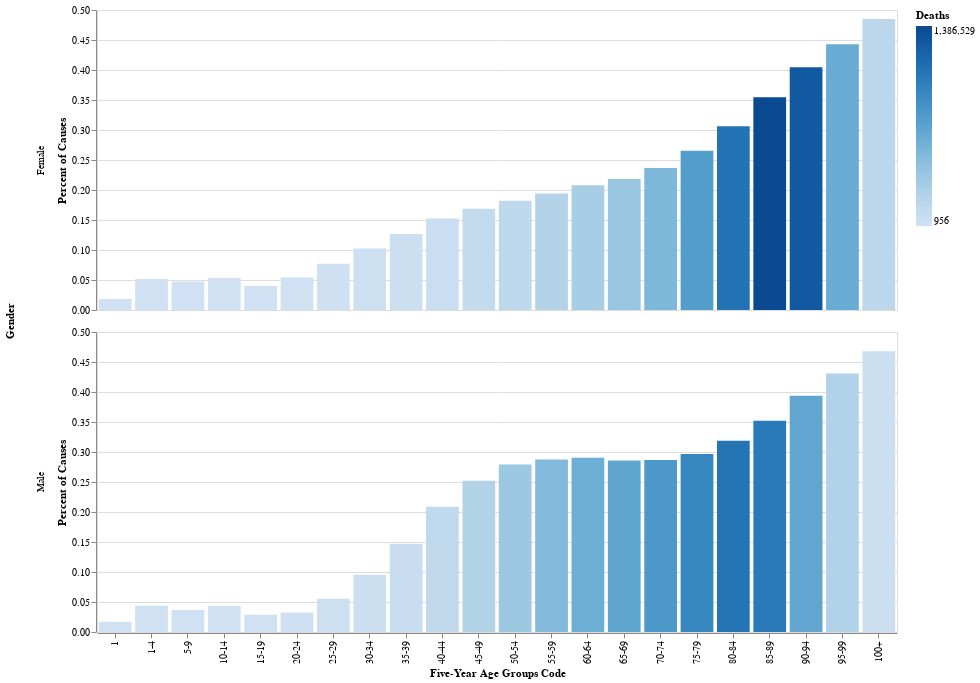

Here is the notebook cell this chart was saved with:
### Code cell
alt.Chart(cvd_rates).mark_bar(tooltip=True).encode(
    x=alt.X('Five-Year Age Groups Code', sort=age_order),
    y='Percent of Causes',
    color=alt.Color('Deaths'),
    row='Gender'
).properties(
    width=800
)

### Figure 1 — Vega-Lite specification as saved in the notebook (floating-point values rounded to 4 significant figures)
{"config": {"view": {"continuousWidth": 300, "continuousHeight": 300}}, "data": {"name": "data-060e9e6039787227364d926bf073913f"}, "mark": {"type": "bar", "tooltip": true}, "encoding": {"color": {"field": "Deaths", "type": "quantitative"}, "row": {"field": "Gender", "type": "nominal"}, "x": {"field": "Five-Year Age Groups Code", "sort": ["1", "1-4", "5-9", "10-14", "15-19", "20-24", "25-29", "30-34", "35-39", "40-44", "45-49", "50-54", "55-59", "60-64", "65-69", "70-74", "75-79", "80-84", "85-89", "90-94", "95-99", "100+"], "type": "nominal"}, "y": {"field": "Percent of Causes", "type": "quantitative"}}, "width": 800, "$schema": "https://vega.github.io/schema/vega-lite/v5.17.0.json", "datasets": {"data-060e9e6039787227364d926bf073913f": [{"Notes": NaN, "ICD-10 113 Cause List": "#Diseases of heart (I00-I09,I11,I13,I20-I51)", "ICD-10 113 Cause List Code": "GR113-054", "Five-Year Age Groups": "< 1 year", "Five-Year Age Groups Code": "1", "Gender": "Female", "Gender Code": "F", "Deaths": 3716.0, "Population": 42480000.0, "Crude Rate": 8.7, "Crude Rate Lower 95% Confidence Interval": 8.5, "Crude Rate Upper 95% Confidence Interval": 9.0, "Crude Rate Standard Error": 0.1, "All-Cause Deaths": 202600.0, "Percent of Causes": 0.01834}, {"Notes": NaN, "ICD-10 113 Cause List": "#Diseases of heart (I00-I09,I11,I13,I20-I51)", "ICD-10 113 Cause List Code": "GR113-054", "Five-Year Age Groups": "< 1 year", "Five-Year Age Groups Code": "1", "Gender": "Male", "Gender Code": "M", "Deaths": 4337.0, "Population": 44440000.0, "Crude Rate": 9.8, "Crude Rate Lower 95% Confidence Interval": 9.5, "Crude Rate Upper 95% Confidence Interval": 10.1, "Crude Rate Standard Error": 0.1, "All-Cause Deaths": 251800.0, "Percent of Causes": 0.01723}, {"Notes": NaN, "ICD-10 113 Cause List": "#Diseases of heart (I00-I09,I11,I13,I20-I51)", "ICD-10 113 Cause List Code": "GR113-054", "Five-Year Age Groups": "1-4 years", "Five-Year Age Groups Code": "1-4", "Gender": "Female", "Gender Code": "F", "Deaths": 1651.0, "Population": 170400000.0, "Crude Rate": 1.0, "Crude Rate Lower 95% Confidence Interval": 0.9, "Crude Rate Upper 95% Confidence Interval": 1.0, "Crude Rate Standard Error": 0.0, "All-Cause Deaths": 31840.0, "Percent of Causes": 0.05185}, {"Notes": NaN, "ICD-10 113 Cause List": "#Diseases of heart (I00-I09,I11,I13,I20-I51)", "ICD-10 113 Cause List Code": "GR113-054", "Five-Year Age Groups": "1-4 years", "Five-Year Age Groups Code": "1-4", "Gender": "Male", "Gender Code": "M", "Deaths": 1849.0, "Population": 178100000.0, "Crude Rate": 1.0, "Crude Rate Lower 95% Confidence Interval": 1.0, "Crude Rate Upper 95% Confidence Interval": 1.1, "Crude Rate Standard Error": 0.0, "All-Cause Deaths": 42220.0, "Percent of Causes": 0.04379}, {"Notes": NaN, "ICD-10 113 Cause List": "#Diseases of heart (I00-I09,I11,I13,I20-I51)", "ICD-10 113 Cause List Code": "GR113-054", "Five-Year Age Groups": "5-9 years", "Five-Year Age Groups Code": "5-9", "Gender": "Female", "Gender Code": "F", "Deaths": 956.0, "Population": 216600000.0, "Crude Rate": 0.4, "Crude Rate Lower 95% Confidence Interval": 0.4, "Crude Rate Upper 95% Confidence Interval": 0.5, "Crude Rate Standard Error": 0.0, "All-Cause Deaths": 20210.0, "Percent of Causes": 0.04731}, {"Notes": NaN, "ICD-10 113 Cause List": "#Diseases of heart (I00-I09,I11,I13,I20-I51)", "ICD-10 113 Cause List Code": "GR113-054", "Five-Year Age Groups": "5-9 years", "Five-Year Age Groups Code": "5-9", "Gender": "Male", "Gender Code": "M", "Deaths": 964.0, "Population": 226500000.0, "Crude Rate": 0.4, "Crude Rate Lower 95% Confidence Interval": 0.4, "Crude Rate Upper 95% Confidence Interval": 0.5, "Crude Rate Standard Error": 0.0, "All-Cause Deaths": 26360.0, "Percent of Causes": 0.03657}, {"Notes": NaN, "ICD-10 113 Cause List": "#Diseases of heart (I00-I09,I11,I13,I20-I51)", "ICD-10 113 Cause List Code": "GR113-054", "Five-Year Age Groups": "10-14 years", "Five-Year Age Groups Code": "10-14", "Gender": "Female", "Gender Code": "F", "Deaths": 1262.0, "Population": 223800000.0, "Crude Rate": 0.6, "Crude Rate Lower 95% Confidence Interval": 0.5, "Crude Rate Upper 95% Confidence Interval": 0.6, "Crude Rate Standard Error": 0.0, "All-Cause Deaths": 23650.0, "Percent of Causes": 0.05335}, {"Notes": NaN, "ICD-10 113 Cause List": "#Diseases of heart (I00-I09,I11,I13,I20-I51)", "ICD-10 113 Cause List Code": "GR113-054", "Five-Year Age Groups": "10-14 years", "Five-Year Age Groups Code": "10-14", "Gender": "Male", "Gender Code": "M", "Deaths": 1612.0, "Population": 234300000.0, "Crude Rate": 0.7, "Crude Rate Lower 95% Confidence Interval": 0.7, "Crude Rate Upper 95% Confidence Interval": 0.7, "Crude Rate Standard Error": 0.0, "All-Cause Deaths": 37170.0, "Percent of Causes": 0.04337}, {"Notes": NaN, "ICD-10 113 Cause List": "#Diseases of heart (I00-I09,I11,I13,I20-I51)", "ICD-10 113 Cause List Code": "GR113-054", "Five-Year Age Groups": "15-19 years", "Five-Year Age Groups Code": "15-19", "Gender": "Female", "Gender Code": "F", "Deaths": 2579.0, "Population": 227300000.0, "Crude Rate": 1.1, "Crude Rate Lower 95% Confidence Interval": 1.1, "Crude Rate Upper 95% Confidence Interval": 1.2, "Crude Rate Standard Error": 0.0, "All-Cause Deaths": 64420.0, "Percent of Causes": 0.04003}, {"Notes": NaN, "ICD-10 113 Cause List": "#Diseases of heart (I00-I09,I11,I13,I20-I51)", "ICD-10 113 Cause List Code": "GR113-054", "Five-Year Age Groups": "15-19 years", "Five-Year Age Groups Code": "15-19", "Gender": "Male", "Gender Code": "M", "Deaths": 4913.0, "Population": 239500000.0, "Crude Rate": 2.1, "Crude Rate Lower 95% Confidence Interval": 2.0, "Crude Rate Upper 95% Confidence Interval": 2.1, "Crude Rate Standard Error": 0.0, "All-Cause Deaths": 171300.0, "Percent of Causes": 0.02867}, {"Notes": NaN, "ICD-10 113 Cause List": "#Diseases of heart (I00-I09,I11,I13,I20-I51)", "ICD-10 113 Cause List Code": "GR113-054", "Five-Year Age Groups": "20-24 years", "Five-Year Age Groups Code": "20-24", "Gender": "Female", "Gender Code": "F", "Deaths": 4932.0, "Population": 229100000.0, "Crude Rate": 2.2, "Crude Rate Lower 95% Confidence Interval": 2.1, "Crude Rate Upper 95% Confidence Interval": 2.2, "Crude Rate Standard Error": 0.0, "All-Cause Deaths": 91340.0, "Percent of Causes": 0.05399}, {"Notes": NaN, "ICD-10 113 Cause List": "#Diseases of heart (I00-I09,I11,I13,I20-I51)", "ICD-10 113 Cause List Code": "GR113-054", "Five-Year Age Groups": "20-24 years", "Five-Year Age Groups Code": "20-24", "Gender": "Male", "Gender Code": "M", "Deaths": 9629.0, "Population": 240000000.0, "Crude Rate": 4.0, "Crude Rate Lower 95% Confidence Interval": 3.9, "Crude Rate Upper 95% Confidence Interval": 4.1, "Crude Rate Standard Error": 0.0, "All-Cause Deaths": 296800.0, "Percent of Causes": 0.03244}, {"Notes": NaN, "ICD-10 113 Cause List": "#Diseases of heart (I00-I09,I11,I13,I20-I51)", "ICD-10 113 Cause List Code": "GR113-054", "Five-Year Age Groups": "25-29 years", "Five-Year Age Groups Code": "25-29", "Gender": "Female", "Gender Code": "F", "Deaths": 8718.0, "Population": 228600000.0, "Crude Rate": 3.8, "Crude Rate Lower 95% Confidence Interval": 3.7, "Crude Rate Upper 95% Confidence Interval": 3.9, "Crude Rate Standard Error": 0.0, "All-Cause Deaths": 113100.0, "Percent of Causes": 0.07709}, {"Notes": NaN, "ICD-10 113 Cause List": "#Diseases of heart (I00-I09,I11,I13,I20-I51)", "ICD-10 113 Cause List Code": "GR113-054", "Five-Year Age Groups": "25-29 years", "Five-Year Age Groups Code": "25-29", "Gender": "Male", "Gender Code": "M", "Deaths": 17170.0, "Population": 234300000.0, "Crude Rate": 7.3, "Crude Rate Lower 95% Confidence Interval": 7.2, "Crude Rate Upper 95% Confidence Interval": 7.4, "Crude Rate Standard Error": 0.1, "All-Cause Deaths": 309500.0, "Percent of Causes": 0.05548}, {"Notes": NaN, "ICD-10 113 Cause List": "#Diseases of heart (I00-I09,I11,I13,I20-I51)", "ICD-10 113 Cause List Code": "GR113-054", "Five-Year Age Groups": "30-34 years", "Five-Year Age Groups Code": "30-34", "Gender": "Female", "Gender Code": "F", "Deaths": 15390.0, "Population": 227300000.0, "Crude Rate": 6.8, "Crude Rate Lower 95% Confidence Interval": 6.7, "Crude Rate Upper 95% Confidence Interval": 6.9, "Crude Rate Standard Error": 0.1, "All-Cause Deaths": 150400.0, "Percent of Causes": 0.1023}, {"Notes": NaN, "ICD-10 113 Cause List": "#Diseases of heart (I00-I09,I11,I13,I20-I51)", "ICD-10 113 Cause List Code": "GR113-054", "Five-Year Age Groups": "30-34 years", "Five-Year Age Groups Code": "30-34", "Gender": "Male", "Gender Code": "M", "Deaths": 31730.0, "Population": 229900000.0, "Crude Rate": 13.8, "Crude Rate Lower 95% Confidence Interval": 13.7, "Crude Rate Upper 95% Confidence Interval": 14.0, "Crude Rate Standard Error": 0.1, "All-Cause Deaths": 332800.0, "Percent of Causes": 0.09532}, {"Notes": NaN, "ICD-10 113 Cause List": "#Diseases of heart (I00-I09,I11,I13,I20-I51)", "ICD-10 113 Cause List Code": "GR113-054", "Five-Year Age Groups": "35-39 years", "Five-Year Age Groups Code": "35-39", "Gender": "Female", "Gender Code": "F", "Deaths": 27570.0, "Population": 231400000.0, "Crude Rate": 11.9, "Crude Rate Lower 95% Confidence Interval": 11.8, "Crude Rate Upper 95% Confidence Interval": 12.1, "Crude Rate Standard Error": 0.1, "All-Cause Deaths": 217900.0, "Percent of Causes": 0.1265}, {"Notes": NaN, "ICD-10 113 Cause List": "#Diseases of heart (I00-I09,I11,I13,I20-I51)", "ICD-10 113 Cause List Code": "GR113-054", "Five-Year Age Groups": "35-39 years", "Five-Year Age Groups Code": "35-39", "Gender": "Male", "Gender Code": "M", "Deaths": 60020.0, "Population": 230600000.0, "Crude Rate": 26.0, "Crude Rate Lower 95% Confidence Interval": 25.8, "Crude Rate Upper 95% Confidence Interval": 26.2, "Crude Rate Standard Error": 0.1, "All-Cause Deaths": 407900.0, "Percent of Causes": 0.1472}, {"Notes": NaN, "ICD-10 113 Cause List": "#Diseases of heart (I00-I09,I11,I13,I20-I51)", "ICD-10 113 Cause List Code": "GR113-054", "Five-Year Age Groups": "40-44 years", "Five-Year Age Groups Code": "40-44", "Gender": "Female", "Gender Code": "F", "Deaths": 50810.0, "Population": 236300000.0, "Crude Rate": 21.5, "Crude Rate Lower 95% Confidence Interval": 21.3, "Crude Rate Upper 95% Confidence Interval": 21.7, "Crude Rate Standard Error": 0.1, "All-Cause Deaths": 333000.0, "Percent of Causes": 0.1526}, {"Notes": NaN, "ICD-10 113 Cause List": "#Diseases of heart (I00-I09,I11,I13,I20-I51)", "ICD-10 113 Cause List Code": "GR113-054", "Five-Year Age Groups": "40-44 years", "Five-Year Age Groups Code": "40-44", "Gender": "Male", "Gender Code": "M", "Deaths": 118100.0, "Population": 233000000.0, "Crude Rate": 50.7, "Crude Rate Lower 95% Confidence Interval": 50.4, "Crude Rate Upper 95% Confidence Interval": 51.0, "Crude Rate Standard Error": 0.1, "All-Cause Deaths": 565600.0, "Percent of Causes": 0.2088}, {"Notes": NaN, "ICD-10 113 Cause List": "#Diseases of heart (I00-I09,I11,I13,I20-I51)", "ICD-10 113 Cause List Code": "GR113-054", "Five-Year Age Groups": "45-49 years", "Five-Year Age Groups Code": "45-49", "Gender": "Female", "Gender Code": "F", "Deaths": 86870.0, "Population": 238700000.0, "Crude Rate": 36.4, "Crude Rate Lower 95% Confidence Interval": 36.1, "Crude Rate Upper 95% Confidence Interval": 36.6, "Crude Rate Standard Error": 0.1, "All-Cause Deaths": 515000.0, "Percent of Causes": 0.1687}, {"Notes": NaN, "ICD-10 113 Cause List": "#Diseases of heart (I00-I09,I11,I13,I20-I51)", "ICD-10 113 Cause List Code": "GR113-054", "Five-Year Age Groups": "45-49 years", "Five-Year Age Groups Code": "45-49", "Gender": "Male", "Gender Code": "M", "Deaths": 213700.0, "Population": 232900000.0, "Crude Rate": 91.7, "Crude Rate Lower 95% Confidence Interval": 91.3, "Crude Rate Upper 95% Confidence Interval": 92.1, "Crude Rate Standard Error": 0.2, "All-Cause Deaths": 848000.0, "Percent of Causes": 0.252}, {"Notes": NaN, "ICD-10 113 Cause List": "#Diseases of heart (I00-I09,I11,I13,I20-I51)", "ICD-10 113 Cause List Code": "GR113-054", "Five-Year Age Groups": "50-54 years", "Five-Year Age Groups Code": "50-54", "Gender": "Female", "Gender Code": "F", "Deaths": 138400.0, "Population": 232400000.0, "Crude Rate": 59.6, "Crude Rate Lower 95% Confidence Interval": 59.3, "Crude Rate Upper 95% Confidence Interval": 59.9, "Crude Rate Standard Error": 0.2, "All-Cause Deaths": 759800.0, "Percent of Causes": 0.1822}, {"Notes": NaN, "ICD-10 113 Cause List": "#Diseases of heart (I00-I09,I11,I13,I20-I51)", "ICD-10 113 Cause List Code": "GR113-054", "Five-Year Age Groups": "50-54 years", "Five-Year Age Groups Code": "50-54", "Gender": "Male", "Gender Code": "M", "Deaths": 345700.0, "Population": 223600000.0, "Crude Rate": 154.6, "Crude Rate Lower 95% Confidence Interval": 154.1, "Crude Rate Upper 95% Confidence Interval": 155.2, "Crude Rate Standard Error": 0.3, "All-Cause Deaths": 1239000.0, "Percent of Causes": 0.2791}, {"Notes": NaN, "ICD-10 113 Cause List": "#Diseases of heart (I00-I09,I11,I13,I20-I51)", "ICD-10 113 Cause List Code": "GR113-054", "Five-Year Age Groups": "55-59 years", "Five-Year Age Groups Code": "55-59", "Gender": "Female", "Gender Code": "F", "Deaths": 202000.0, "Population": 213700000.0, "Crude Rate": 94.5, "Crude Rate Lower 95% Confidence Interval": 94.1, "Crude Rate Upper 95% Confidence Interval": 94.9, "Crude Rate Standard Error": 0.2, "All-Cause Deaths": 1041000.0, "Percent of Causes": 0.194}, {"Notes": NaN, "ICD-10 113 Cause List": "#Diseases of heart (I00-I09,I11,I13,I20-I51)", "ICD-10 113 Cause List Code": "GR113-054", "Five-Year Age Groups": "55-59 years", "Five-Year Age Groups Code": "55-59", "Gender": "Male", "Gender Code": "M", "Deaths": 480400.0, "Population": 201400000.0, "Crude Rate": 238.5, "Crude Rate Lower 95% Confidence Interval": 237.9, "Crude Rate Upper 95% Confidence Interval": 239.2, "Crude Rate Standard Error": 0.3, "All-Cause Deaths": 1670000.0, "Percent of Causes": 0.2876}, {"Notes": NaN, "ICD-10 113 Cause List": "#Diseases of heart (I00-I09,I11,I13,I20-I51)", "ICD-10 113 Cause List Code": "GR113-054", "Five-Year Age Groups": "60-64 years ", "Five-Year Age Groups Code": "60-64", "Gender": "Female", "Gender Code": "F", "Deaths": 278300.0, "Population": 183200000.0, "Crude Rate": 151.9, "Crude Rate Lower 95% Confidence Interval": 151.4, "Crude Rate Upper 95% Confidence Interval": 152.5, "Crude Rate Standard Error": 0.3, "All-Cause Deaths": 1339000.0, "Percent of Causes": 0.2079}, {"Notes": NaN, "ICD-10 113 Cause List": "#Diseases of heart (I00-I09,I11,I13,I20-I51)", "ICD-10 113 Cause List Code": "GR113-054", "Five-Year Age Groups": "60-64 years ", "Five-Year Age Groups Code": "60-64", "Gender": "Male", "Gender Code": "M", "Deaths": 594400.0, "Population": 168100000.0, "Crude Rate": 353.7, "Crude Rate Lower 95% Confidence Interval": 352.8, "Crude Rate Upper 95% Confidence Interval": 354.6, "Crude Rate Standard Error": 0.5, "All-Cause Deaths": 2048000.0, "Percent of Causes": 0.2903}, {"Notes": NaN, "ICD-10 113 Cause List": "#Diseases of heart (I00-I09,I11,I13,I20-I51)", "ICD-10 113 Cause List Code": "GR113-054", "Five-Year Age Groups": "65-69 years", "Five-Year Age Groups Code": "65-69", "Gender": "Female", "Gender Code": "F", "Deaths": 364400.0, "Population": 151200000.0, "Crude Rate": 241.0, "Crude Rate Lower 95% Confidence Interval": 240.2, "Crude Rate Upper 95% Confidence Interval": 241.8, "Crude Rate Standard Error": 0.4, "All-Cause Deaths": 1668000.0, "Percent of Causes": 0.2184}, {"Notes": NaN, "ICD-10 113 Cause List": "#Diseases of heart (I00-I09,I11,I13,I20-I51)", "ICD-10 113 Cause List Code": "GR113-054", "Five-Year Age Groups": "65-69 years", "Five-Year Age Groups Code": "65-69", "Gender": "Male", "Gender Code": "M", "Deaths": 674800.0, "Population": 133800000.0, "Crude Rate": 504.3, "Crude Rate Lower 95% Confidence Interval": 503.1, "Crude Rate Upper 95% Confidence Interval": 505.5, "Crude Rate Standard Error": 0.6, "All-Cause Deaths": 2359000.0, "Percent of Causes": 0.286}, {"Notes": NaN, "ICD-10 113 Cause List": "#Diseases of heart (I00-I09,I11,I13,I20-I51)", "ICD-10 113 Cause List Code": "GR113-054", "Five-Year Age Groups": "70-74 years", "Five-Year Age Groups Code": "70-74", "Gender": "Female", "Gender Code": "F", "Deaths": 507000.0, "Population": 122700000.0, "Crude Rate": 413.2, "Crude Rate Lower 95% Confidence Interval": 412.1, "Crude Rate Upper 95% Confidence Interval": 414.4, "Crude Rate Standard Error": 0.6, "All-Cause Deaths": 2143000.0, "Percent of Causes": 0.2366}, {"Notes": NaN, "ICD-10 113 Cause List": "#Diseases of heart (I00-I09,I11,I13,I20-I51)", "ICD-10 113 Cause List Code": "GR113-054", "Five-Year Age Groups": "70-74 years", "Five-Year Age Groups Code": "70-74", "Gender": "Male", "Gender Code": "M", "Deaths": 786000.0, "Population": 102700000.0, "Crude Rate": 765.0, "Crude Rate Lower 95% Confidence Interval": 763.3, "Crude Rate Upper 95% Confidence Interval": 766.7, "Crude Rate Standard Error": 0.9, "All-Cause Deaths": 2744000.0, "Percent of Causes": 0.2865}, {"Notes": NaN, "ICD-10 113 Cause List": "#Diseases of heart (I00-I09,I11,I13,I20-I51)", "ICD-10 113 Cause List Code": "GR113-054", "Five-Year Age Groups": "75-79 years", "Five-Year Age Groups Code": "75-79", "Gender": "Female", "Gender Code": "F", "Deaths": 738200.0, "Population": 98400000.0, "Crude Rate": 750.2, "Crude Rate Lower 95% Confidence Interval": 748.5, "Crude Rate Upper 95% Confidence Interval": 751.9, "Crude Rate Standard Error": 0.9, "All-Cause Deaths": 2782000.0, "Percent of Causes": 0.2654}, {"Notes": NaN, "ICD-10 113 Cause List": "#Diseases of heart (I00-I09,I11,I13,I20-I51)", "ICD-10 113 Cause List Code": "GR113-054", "Five-Year Age Groups": "75-79 years", "Five-Year Age Groups Code": "75-79", "Gender": "Male", "Gender Code": "M", "Deaths": 933200.0, "Population": 75130000.0, "Crude Rate": 1242.0, "Crude Rate Lower 95% Confidence Interval": 1240.0, "Crude Rate Upper 95% Confidence Interval": 1245.0, "Crude Rate Standard Error": 1.3, "All-Cause Deaths": 3147000.0, "Percent of Causes": 0.2965}, {"Notes": NaN, "ICD-10 113 Cause List": "#Diseases of heart (I00-I09,I11,I13,I20-I51)", "ICD-10 113 Cause List Code": "GR113-054", "Five-Year Age Groups": "80-84 years", "Five-Year Age Groups Code": "80-84", "Gender": "Female", "Gender Code": "F", "Deaths": 1080000.0, "Population": 75030000.0, "Crude Rate": 1439.0, "Crude Rate Lower 95% Confidence Interval": 1436.0, "Crude Rate Upper 95% Confidence Interval": 1442.0, "Crude Rate Standard Error": 1.4, "All-Cause Deaths": 3526000.0, "Percent of Causes": 0.3062}, {"Notes": NaN, "ICD-10 113 Cause List": "#Diseases of heart (I00-I09,I11,I13,I20-I51)", "ICD-10 113 Cause List Code": "GR113-054", "Five-Year Age Groups": "80-84 years", "Five-Year Age Groups Code": "80-84", "Gender": "Male", "Gender Code": "M", "Deaths": 1067000.0, "Population": 49950000.0, "Crude Rate": 2135.0, "Crude Rate Lower 95% Confidence Interval": 2131.0, "Crude Rate Upper 95% Confidence Interval": 2139.0, "Crude Rate Standard Error": 2.1, "All-Cause Deaths": 3346000.0, "Percent of Causes": 0.3187}, {"Notes": NaN, "ICD-10 113 Cause List": "#Diseases of heart (I00-I09,I11,I13,I20-I51)", "ICD-10 113 Cause List Code": "GR113-054", "Five-Year Age Groups": "85-89 years", "Five-Year Age Groups Code": "85-89", "Gender": "Female", "Gender Code": "F", "Deaths": 1387000.0, "Population": null, "Crude Rate": null, "Crude Rate Lower 95% Confidence Interval": null, "Crude Rate Upper 95% Confidence Interval": null, "Crude Rate Standard Error": null, "All-Cause Deaths": 3912000.0, "Percent of Causes": 0.3544}, {"Notes": NaN, "ICD-10 113 Cause List": "#Diseases of heart (I00-I09,I11,I13,I20-I51)", "ICD-10 113 Cause List Code": "GR113-054", "Five-Year Age Groups": "85-89 years", "Five-Year Age Groups Code": "85-89", "Gender": "Male", "Gender Code": "M", "Deaths": 1026000.0, "Population": null, "Crude Rate": null, "Crude Rate Lower 95% Confidence Interval": null, "Crude Rate Upper 95% Confidence Interval": null, "Crude Rate Standard Error": null, "All-Cause Deaths": 2914000.0, "Percent of Causes": 0.352}, {"Notes": NaN, "ICD-10 113 Cause List": "#Diseases of heart (I00-I09,I11,I13,I20-I51)", "ICD-10 113 Cause List Code": "GR113-054", "Five-Year Age Groups": "90-94 years", "Five-Year Age Groups Code": "90-94", "Gender": "Female", "Gender Code": "F", "Deaths": 1265000.0, "Population": null, "Crude Rate": null, "Crude Rate Lower 95% Confidence Interval": null, "Crude Rate Upper 95% Confidence Interval": null, "Crude Rate Standard Error": null, "All-Cause Deaths": 3127000.0, "Percent of Causes": 0.4047}, {"Notes": NaN, "ICD-10 113 Cause List": "#Diseases of heart (I00-I09,I11,I13,I20-I51)", "ICD-10 113 Cause List Code": "GR113-054", "Five-Year Age Groups": "90-94 years", "Five-Year Age Groups Code": "90-94", "Gender": "Male", "Gender Code": "M", "Deaths": 667400.0, "Population": null, "Crude Rate": null, "Crude Rate Lower 95% Confidence Interval": null, "Crude Rate Upper 95% Confidence Interval": null, "Crude Rate Standard Error": null, "All-Cause Deaths": 1695000.0, "Percent of Causes": 0.3938}, {"Notes": NaN, "ICD-10 113 Cause List": "#Diseases of heart (I00-I09,I11,I13,I20-I51)", "ICD-10 113 Cause List Code": "GR113-054", "Five-Year Age Groups": "95-99 years", "Five-Year Age Groups Code": "95-99", "Gender": "Female", "Gender Code": "F", "Deaths": 621100.0, "Population": null, "Crude Rate": null, "Crude Rate Lower 95% Confidence Interval": null, "Crude Rate Upper 95% Confidence Interval": null, "Crude Rate Standard Error": null, "All-Cause Deaths": 1402000.0, "Percent of Causes": 0.443}, {"Notes": NaN, "ICD-10 113 Cause List": "#Diseases of heart (I00-I09,I11,I13,I20-I51)", "ICD-10 113 Cause List Code": "GR113-054", "Five-Year Age Groups": "95-99 years", "Five-Year Age Groups Code": "95-99", "Gender": "Male", "Gender Code": "M", "Deaths": 220800.0, "Population": null, "Crude Rate": null, "Crude Rate Lower 95% Confidence Interval": null, "Crude Rate Upper 95% Confidence Interval": null, "Crude Rate Standard Error": null, "All-Cause Deaths": 512600.0, "Percent of Causes": 0.4307}, {"Notes": NaN, "ICD-10 113 Cause List": "#Diseases of heart (I00-I09,I11,I13,I20-I51)", "ICD-10 113 Cause List Code": "GR113-054", "Five-Year Age Groups": "100+ years", "Five-Year Age Groups Code": "100+", "Gender": "Female", "Gender Code": "F", "Deaths": 155200.0, "Population": null, "Crude Rate": null, "Crude Rate Lower 95% Confidence Interval": null, "Crude Rate Upper 95% Confidence Interval": null, "Crude Rate Standard Error": null, "All-Cause Deaths": 319900.0, "Percent of Causes": 0.485}, {"Notes": NaN, "ICD-10 113 Cause List": "#Diseases of heart (I00-I09,I11,I13,I20-I51)", "ICD-10 113 Cause List Code": "GR113-054", "Five-Year Age Groups": "100+ years", "Five-Year Age Groups Code": "100+", "Gender": "Male", "Gender Code": "M", "Deaths": 33390.0, "Population": null, "Crude Rate": null, "Crude Rate Lower 95% Confidence Interval": null, "Crude Rate Upper 95% Confidence Interval": null, "Crude Rate Standard Error": null, "All-Cause Deaths": 71340.0, "Percent of Causes": 0.468}]}}
